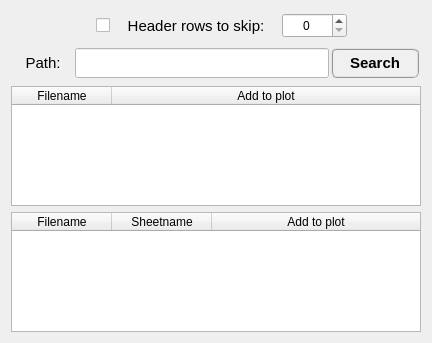
            <widget class="QWidget" name="tab_4">
             <attribute name="title">
              <string>Import</string>
             </attribute>
             <layout class="QGridLayout" name="gridLayout_8">
              <item row="0" column="0">
               <widget class="QFrame" name="frame_8">
                <property name="frameShape">
                 <enum>QFrame::NoFrame</enum>
                </property>
                <property name="frameShadow">
                 <enum>QFrame::Raised</enum>
                </property>
                <layout class="QGridLayout" name="gridLayout_7">
                 <property name="leftMargin">
                  <number>2</number>
                 </property>
                 <property name="topMargin">
                  <number>2</number>
                 </property>
                 <property name="rightMargin">
                  <number>2</number>
                 </property>
                 <property name="bottomMargin">
                  <number>2</number>
                 </property>
                 <property name="horizontalSpacing">
                  <number>6</number>
                 </property>
                 <property name="verticalSpacing">
                  <number>2</number>
                 </property>
                 <item row="0" column="4">
                  <widget class="QFrame" name="frame_9">
                   <property name="frameShape">
                    <enum>QFrame::NoFrame</enum>
                   </property>
                   <property name="frameShadow">
                    <enum>QFrame::Raised</enum>
                   </property>
                  </widget>
                 </item>
                 <item row="0" column="1">
                  <widget class="QCheckBox" name="checkBox_skiprows">
                   <property name="minimumSize">
                    <size>
                     <width>25</width>
                     <height>25</height>
                    </size>
                   </property>
                   <property name="maximumSize">
                    <size>
                     <width>25</width>
                     <height>25</height>
                    </size>
                   </property>
                   <property name="layoutDirection">
                    <enum>Qt::RightToLeft</enum>
                   </property>
                   <property name="text">
                    <string/>
                   </property>
                  </widget>
                 </item>
                 <item row="0" column="2">
                  <widget class="QLabel" name="label_12">
                   <property name="minimumSize">
                    <size>
                     <width>160</width>
                     <height>25</height>
                    </size>
                   </property>
                   <property name="maximumSize">
                    <size>
                     <width>180</width>
                     <height>25</height>
                    </size>
                   </property>
                   <property name="font">
                    <font>
                     <family>MS Shell Dlg 2</family>
                     <pointsize>11</pointsize>
                     <weight>50</weight>
                     <italic>false</italic>
                     <bold>false</bold>
                    </font>
                   </property>
                   <property name="text">
                    <string>Header rows to skip:</string>
                   </property>
                   <property name="alignment">
                    <set>Qt::AlignCenter</set>
                   </property>
                  </widget>
                 </item>
                 <item row="0" column="3">
                  <widget class="QSpinBox" name="spinBox_skiprows">
                   <property name="minimumSize">
                    <size>
                     <width>0</width>
                     <height>25</height>
                    </size>
                   </property>
                   <property name="maximumSize">
                    <size>
                     <width>16777215</width>
                     <height>25</height>
                    </size>
                   </property>
                   <property name="alignment">
                    <set>Qt::AlignCenter</set>
                   </property>
                   <property name="maximum">
                    <number>10</number>
                   </property>
                  </widget>
                 </item>
                 <item row="0" column="0">
                  <widget class="QFrame" name="frame_10">
                   <property name="frameShape">
                    <enum>QFrame::NoFrame</enum>
                   </property>
                   <property name="frameShadow">
                    <enum>QFrame::Raised</enum>
                   </property>
                  </widget>
                 </item>
                </layout>
               </widget>
              </item>
              <item row="1" column="0">
               <widget class="QFrame" name="frame_7">
                <property name="frameShape">
                 <enum>QFrame::NoFrame</enum>
                </property>
                <property name="frameShadow">
                 <enum>QFrame::Raised</enum>
                </property>
                <layout class="QGridLayout" name="gridLayout_6">
                 <property name="leftMargin">
                  <number>2</number>
                 </property>
                 <property name="topMargin">
                  <number>2</number>
                 </property>
                 <property name="rightMargin">
                  <number>2</number>
                 </property>
                 <property name="bottomMargin">
                  <number>2</number>
                 </property>
                 <property name="spacing">
                  <number>2</number>
                 </property>
                 <item row="0" column="0">
                  <widget class="QLabel" name="label_9">
                   <property name="minimumSize">
                    <size>
                     <width>60</width>
                     <height>30</height>
                    </size>
                   </property>
                   <property name="maximumSize">
                    <size>
                     <width>60</width>
                     <height>30</height>
                    </size>
                   </property>
                   <property name="font">
                    <font>
                     <family>MS Shell Dlg 2</family>
                     <pointsize>11</pointsize>
                     <weight>50</weight>
                     <italic>false</italic>
                     <bold>false</bold>
                    </font>
                   </property>
                   <property name="text">
                    <string>Path:</string>
                   </property>
                   <property name="alignment">
                    <set>Qt::AlignCenter</set>
                   </property>
                  </widget>
                 </item>
                 <item row="0" column="1">
                  <widget class="QLineEdit" name="lineEdit_ImportResultsPath">
                   <property name="enabled">
                    <bool>false</bool>
                   </property>
                   <property name="minimumSize">
                    <size>
                     <width>240</width>
                     <height>30</height>
                    </size>
                   </property>
                   <property name="maximumSize">
                    <size>
                     <width>260</width>
                     <height>30</height>
                    </size>
                   </property>
                   <property name="font">
                    <font>
                     <pointsize>8</pointsize>
                     <weight>50</weight>
                     <italic>false</italic>
                     <bold>false</bold>
                    </font>
                   </property>
                   <property name="layoutDirection">
                    <enum>Qt::LeftToRight</enum>
                   </property>
                   <property name="styleSheet">
                    <string notr="true">background-color: rgb(255, 255, 255);
color: rgb(0, 0, 255);</string>
                   </property>
                   <property name="alignment">
                    <set>Qt::AlignCenter</set>
                   </property>
                  </widget>
                 </item>
                 <item row="0" column="2">
                  <widget class="QPushButton" name="pushButton_search_file_to_import">
                   <property name="minimumSize">
                    <size>
                     <width>88</width>
                     <height>30</height>
                    </size>
                   </property>
                   <property name="maximumSize">
                    <size>
                     <width>88</width>
                     <height>30</height>
                    </size>
                   </property>
                   <property name="sizeIncrement">
                    <size>
                     <width>0</width>
                     <height>0</height>
                    </size>
                   </property>
                   <property name="font">
                    <font>
                     <family>MS Shell Dlg 2</family>
                     <pointsize>11</pointsize>
                     <weight>75</weight>
                     <italic>false</italic>
                     <bold>true</bold>
                    </font>
                   </property>
                   <property name="styleSheet">
                    <string notr="true">QPushButton{border-radius: 6px; border-color: rgb(150, 150, 150); border-style: ridge; border-width: 2px; color: rgb(0, 0, 0); background-color: rgb(240, 240, 240); font: 75 bold 11pt &quot;MS Shell Dlg 2&quot;}
QPushButton:hover{border-radius: 6px; border-color: rgb(0, 170, 255); border-style: ridge; border-width: 2px; color: rgb(0, 0, 0); background-color: rgba(174, 213, 255, 100); font: 75 bold 11pt &quot;MS Shell Dlg 2&quot;}
QPushButton:pressed{border-radius: 6px; border-color: rgb(0, 170, 255); border-style: ridge; border-width: 3px; color: rgb(0, 0, 0); background-color: rgb(174, 213, 255); font: 75 bold 11pt &quot;MS Shell Dlg 2&quot;}</string>
                   </property>
                   <property name="text">
                    <string>Search</string>
                   </property>
                  </widget>
                 </item>
                </layout>
               </widget>
              </item>
              <item row="2" column="0">
               <widget class="QTreeWidget" name="treeWidget_import_text_files">
                <property name="minimumSize">
                 <size>
                  <width>410</width>
                  <height>120</height>
                 </size>
                </property>
                <property name="maximumSize">
                 <size>
                  <width>410</width>
                  <height>120</height>
                 </size>
                </property>
                <property name="font">
                 <font>
                  <family>MS Shell Dlg 2</family>
                  <pointsize>8</pointsize>
                  <italic>false</italic>
                 </font>
                </property>
                <property name="alternatingRowColors">
                 <bool>true</bool>
                </property>
                <property name="indentation">
                 <number>0</number>
                </property>
                <column>
                 <property name="text">
                  <string>Filename</string>
                 </property>
                 <property name="font">
                  <font>
                   <family>MS Shell Dlg 2</family>
                   <pointsize>9</pointsize>
                   <weight>50</weight>
                   <italic>false</italic>
                   <bold>false</bold>
                  </font>
                 </property>
                 <property name="textAlignment">
                  <set>AlignCenter</set>
                 </property>
                </column>
                <column>
                 <property name="text">
                  <string>Add to plot</string>
                 </property>
                 <property name="font">
                  <font>
                   <family>MS Shell Dlg 2</family>
                   <pointsize>9</pointsize>
                   <weight>50</weight>
                   <italic>false</italic>
                   <bold>false</bold>
                  </font>
                 </property>
                 <property name="textAlignment">
                  <set>AlignCenter</set>
                 </property>
                </column>
               </widget>
              </item>
              <item row="3" column="0">
               <widget class="QTreeWidget" name="treeWidget_import_sheet_files">
                <property name="minimumSize">
                 <size>
                  <width>410</width>
                  <height>120</height>
                 </size>
                </property>
                <property name="maximumSize">
                 <size>
                  <width>410</width>
                  <height>120</height>
                 </size>
                </property>
                <property name="font">
                 <font>
                  <family>MS Shell Dlg 2</family>
                  <pointsize>8</pointsize>
                  <italic>false</italic>
                 </font>
                </property>
                <property name="alternatingRowColors">
                 <bool>true</bool>
                </property>
                <property name="indentation">
                 <number>0</number>
                </property>
                <column>
                 <property name="text">
                  <string>Filename</string>
                 </property>
                 <property name="font">
                  <font>
                   <family>MS Shell Dlg 2</family>
                   <pointsize>9</pointsize>
                   <weight>50</weight>
                   <italic>false</italic>
                   <bold>false</bold>
                  </font>
                 </property>
                 <property name="textAlignment">
                  <set>AlignCenter</set>
                 </property>
                </column>
                <column>
                 <property name="text">
                  <string>Sheetname</string>
                 </property>
                 <property name="font">
                  <font>
                   <family>MS Shell Dlg 2</family>
                   <pointsize>9</pointsize>
                   <weight>50</weight>
                   <italic>false</italic>
                   <bold>false</bold>
                  </font>
                 </property>
                 <property name="textAlignment">
                  <set>AlignCenter</set>
                 </property>
                </column>
                <column>
                 <property name="text">
                  <string>Add to plot</string>
                 </property>
                 <property name="font">
                  <font>
                   <family>MS Shell Dlg 2</family>
                   <pointsize>9</pointsize>
                   <weight>50</weight>
                   <italic>false</italic>
                   <bold>false</bold>
                  </font>
                 </property>
                 <property name="textAlignment">
                  <set>AlignCenter</set>
                 </property>
                </column>
               </widget>
              </item>
             </layout>
            </widget>
